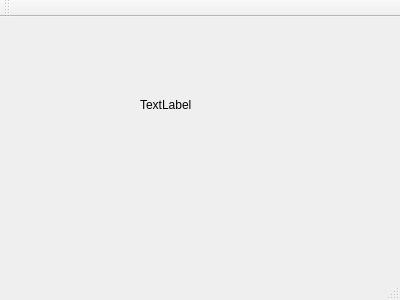
<?xml version="1.0" encoding="UTF-8"?>
<ui version="4.0">
 <class>MainWindow</class>
 <widget class="QMainWindow" name="MainWindow">
  <property name="geometry">
   <rect>
    <x>0</x>
    <y>0</y>
    <width>400</width>
    <height>300</height>
   </rect>
  </property>
  <property name="windowTitle">
   <string>MainWindow</string>
  </property>
  <widget class="QWidget" name="centralWidget">
   <widget class="QLabel" name="label">
    <property name="geometry">
     <rect>
      <x>140</x>
      <y>80</y>
      <width>56</width>
      <height>15</height>
     </rect>
    </property>
    <property name="text">
     <string>TextLabel</string>
    </property>
   </widget>
  </widget>
  <widget class="QMenuBar" name="menuBar">
   <property name="geometry">
    <rect>
     <x>0</x>
     <y>0</y>
     <width>400</width>
     <height>23</height>
    </rect>
   </property>
  </widget>
  <widget class="QToolBar" name="mainToolBar">
   <attribute name="toolBarArea">
    <enum>TopToolBarArea</enum>
   </attribute>
   <attribute name="toolBarBreak">
    <bool>false</bool>
   </attribute>
  </widget>
  <widget class="QStatusBar" name="statusBar"/>
 </widget>
 <layoutdefault spacing="6" margin="11"/>
 <resources/>
 <connections/>
</ui>
